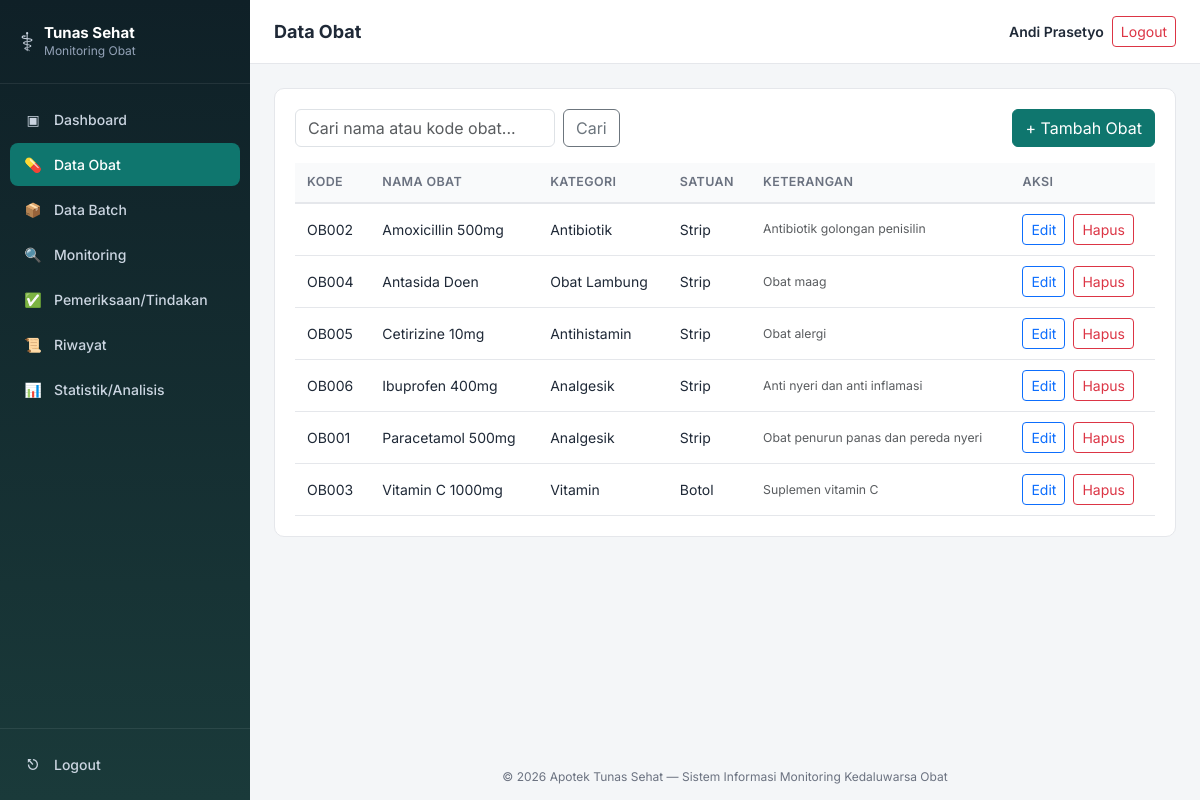
Page /apotek-monitoring/modules/obat/index.php (signed in) on the committed database.
### tables this page shows
CREATE TABLE obat (
    id_obat INT AUTO_INCREMENT PRIMARY KEY,
    kode_obat VARCHAR(20) NOT NULL UNIQUE,
    nama_obat VARCHAR(100) NOT NULL,
    kategori VARCHAR(50) NOT NULL,
    satuan VARCHAR(20) NOT NULL,
    keterangan TEXT NULL,
    created_at TIMESTAMP DEFAULT CURRENT_TIMESTAMP,
    updated_at TIMESTAMP DEFAULT CURRENT_TIMESTAMP ON UPDATE CURRENT_TIMESTAMP
);

### apotek-monitoring/includes/functions.php (called while the page is built, shortened)
<?php
function e(?string $str): string
{
    return htmlspecialchars($str ?? '', ENT_QUOTES, 'UTF-8');
}

### apotek-monitoring/modules/obat/index.php (the view, shortened to what this page needs)
<?php
require_once __DIR__ . '/../../config/config.php';
$keyword = trim($_GET['q'] ?? '');
if ($keyword !== '') {
    $stmt = $pdo->prepare("SELECT * FROM obat WHERE nama_obat LIKE ? OR kode_obat LIKE ? ORDER BY nama_obat ASC");
    $like = "%$keyword%";
    $stmt->execute([$like, $like]);
} else {
    $stmt = $pdo->query("SELECT * FROM obat ORDER BY nama_obat ASC");
}
$obatList = $stmt->fetchAll();
include __DIR__ . '/../../includes/header.php';
?>
<div class="panel">
  <div class="d-flex justify-content-between align-items-center flex-wrap gap-2 mb-3">
    <form method="GET" class="d-flex gap-2">
      <input type="text" name="q" class="form-control" placeholder="Cari nama atau kode obat..." value="<?= e($keyword) ?>" style="min-width:250px;">
      <button class="btn btn-outline-secondary" type="submit">Cari</button>
    </form>
    <a href="create.php" class="btn btn-primary-app text-white">+ Tambah Obat</a>
  </div>
  <?php if (empty($obatList)): ?>
    <div class="empty-state"><div class="icon">&#128138;</div>Belum ada data obat.</div>
  <?php else: ?>
  <div class="table-responsive-wrap">
    <table class="table-app">
      <thead>
        <tr><th>Kode</th><th>Nama Obat</th><th>Kategori</th><th>Satuan</th><th>Keterangan</th><th>Aksi</th></tr>
      </thead>
      <tbody>
      <?php foreach ($obatList as $o): ?>
        <tr>
          <td><?= e($o['kode_obat']) ?></td>
          <td><?= e($o['nama_obat']) ?></td>
          <td><?= e($o['kategori']) ?></td>
          <td><?= e($o['satuan']) ?></td>
          <td class="text-muted small"><?= e($o['keterangan'] ?: '-') ?></td>
          <td class="d-flex gap-2">
            <a href="edit.php?id=<?= $o['id_obat'] ?>" class="btn btn-sm btn-outline-primary">Edit</a>
            <a href="delete.php?id=<?= $o['id_obat'] ?>" class="btn btn-sm btn-outline-danger" onclick="return confirm('Hapus obat ini? Semua batch terkait harus dihapus dulu.');">Hapus</a>
          </td>
        </tr>
      <?php endforeach; ?>
      </tbody>
    </table>
  </div>
  <?php endif; ?>
</div>
<?php include __DIR__ . '/../../includes/footer.php'; ?>

### assets/css/style.css (style rules this page uses)
:root { --primary: #0f766e; --primary-dark: #0b5a54; --sidebar-bg: #0f2027; --sidebar-bg2: #1a3a3a; --text-main: #1f2937; --text-muted: #6b7280; --border: #e5e7eb; --bg-page: #f4f6f8; --aman: #16a34a; --perhatian: #d97706; --kritis: #ea580c; --kedaluwarsa: #dc2626; --radius: 10px; }
* { box-sizing: border-box; }
body { font-family: 'Inter', -apple-system, BlinkMacSystemFont, 'Segoe UI', sans-serif; background: var(--bg-page); color: var(--text-main); margin: 0; }
.panel { background: #fff; border-radius: var(--radius); border: 1px solid var(--border); padding: 20px; margin-bottom: 22px; }
.table-app { width: 100%; border-collapse: collapse; font-size: 14px; }
.table-app th { text-align: left; padding: 10px 12px; background: #f9fafb; border-bottom: 2px solid var(--border); font-weight: 600; color: var(--text-muted); font-size: 12.5px; text-transform: uppercase; letter-spacing: .03em; }
.table-app td { padding: 10px 12px; border-bottom: 1px solid var(--border); vertical-align: middle; }
.table-responsive-wrap { overflow-x: auto; }
.btn-primary-app { background: var(--primary); border-color: var(--primary); }

### rows in the picture
obat: kode_obat "OB002", nama_obat "Amoxicillin 500mg", kategori "Antibiotik", satuan "Strip", keterangan "Antibiotik golongan penisilin"
obat: kode_obat "OB004", nama_obat "Antasida Doen", kategori "Obat Lambung", satuan "Strip", keterangan "Obat maag"
obat: kode_obat "OB005", nama_obat "Cetirizine 10mg", kategori "Antihistamin", satuan "Strip", keterangan "Obat alergi"
obat: kode_obat "OB006", nama_obat "Ibuprofen 400mg", kategori "Analgesik", satuan "Strip", keterangan "Anti nyeri dan anti inflamasi"
obat: kode_obat "OB001", nama_obat "Paracetamol 500mg", kategori "Analgesik", satuan "Strip", keterangan "Obat penurun panas dan pereda nyeri"
obat: kode_obat "OB003", nama_obat "Vitamin C 1000mg", kategori "Vitamin", satuan "Botol", keterangan "Suplemen vitamin C"

### other values in the picture
$pageTitle "Data Obat"
$user['nama_lengkap'] "Andi Prasetyo"
